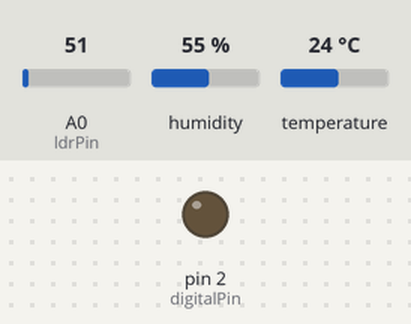
This sketch was run on a simulated Arduino Uno, built with avr-gcc and run on an emulated ATmega328P. Parts: output pins drawn as LEDs (lit = HIGH). Inputs (shaded band) come from the test bench; at power-on: A0 (ldrPin) = 51, humidity 55 %, temperature 24 °C. The local clock reads 2024-03-15 10:24:30 at power-on unless the sketch sets it; what the sketch prints to the serial monitor is not drawn.

Above: at 0.3 s.
At 2.3 s:
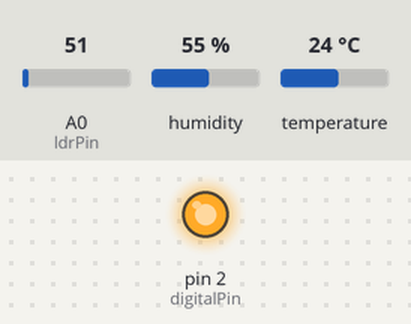
Timing chart, 0 to 3.8 s (numbered marks = the images above):
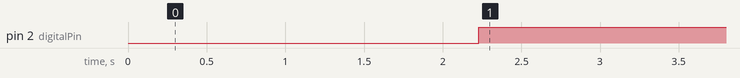

The sketch:

Estufa.ino
```cpp
/*******************************************************************************
*
*    TCC Mecatrônica - Yasmin Vitorino Freitas
*
*******************************************************************************/

#include <Wire.h> //INCLUSÃO DA BIBLIOTECA
#include "RTClib.h" //INCLUSÃO DA BIBLIOTECA
#include "DHT.h"

#define DHTPIN A1 // pino que estamos conectado
#define DHTTYPE DHT11 // DHT 11

RTC_DS3231 rtc; //OBJETO DO TIPO RTC_DS3231

//****************************************************************************

const int LM35 = 0; // entrada sensor no Arduino: A0 - Analógica
float temperatura = 0; // variável tipo float - inícia no 0
int ADClido = 0;
const int Buzzer = 12; // entrada buzzer: 12 - digital
const int Led10 = 10; // entrada led: 10 - digital
char daysOfTheWeek[7][12] = {"Domingo", "Segunda", "Terça", "Quarta", "Quinta", "Sexta", "Sábado"}; //DECLARAÇÃO DOS DIAS DA SEMANA
DHT dht(DHTPIN, DHTTYPE);
const int analogInPin = A0;             // Pino analógico que o sensor está conectado
const int digitalPin = 2;
int sensorValue = 0;                     // valor que será lido do sensor
int setpoint = 200;
int ldrValor = 0; //Valor lido do LDR
int ldrPin = 0; //LDR no pino analígico 8

//****************************************************************************

void setup(){

//Parte do RTC
{
  Serial.begin(9600); //INICIALIZA A SERIAL
  if(! rtc.begin()) { // SE O RTC NÃO FOR INICIALIZADO, FAZ
    Serial.println("DS3231 não encontrado"); //IMPRIME O TEXTO NO MONITOR SERIAL
    while(1); //SEMPRE ENTRE NO LOOP
  }
  if(rtc.lostPower()){ //SE RTC FOI LIGADO PELA PRIMEIRA VEZ / FICOU SEM ENERGIA / ESGOTOU A BATERIA, FAZ
    Serial.println("DS3231 OK!"); //IMPRIME O TEXTO NO MONITOR SERIAL
    //REMOVA O COMENTÁRIO DE UMA DAS LINHAS ABAIXO PARA INSERIR AS INFORMAÇÕES ATUALIZADAS EM SEU RTC
    rtc.adjust(DateTime(F(__DATE__), F(__TIME__))); //CAPTURA A DATA E HORA EM QUE O SKETCH É COMPILADO
    //rtc.adjust(DateTime(2021, 06, 01, 21, 38, 20)); //(ANO), (MÊS), (DIA), (HORA), (MINUTOS), (SEGUNDOS)
  }
  delay(100); //INTERVALO DE 100 MILISSEGUNDOS
}

//Parte do DHT11

{
  Serial.begin(9600);
  dht.begin();

  delay(100); //INTERVALO DE 100 MILISSEGUNDOS
}

//Parte do LDR
{
  Serial.begin(9600);                    // inicializa a comunicação serial com a taxa de 9600 bps
  pinMode(digitalPin, OUTPUT);

}

}

//****************************************************************************

void loop(){

//Parte RTC
{
    DateTime now = rtc.now(); //CHAMADA DE FUNÇÃO
    Serial.print("Data: "); //IMPRIME O TEXTO NO MONITOR SERIAL
    Serial.print(now.day(), DEC); //IMPRIME NO MONITOR SERIAL O DIA
    Serial.print('/'); //IMPRIME O CARACTERE NO MONITOR SERIAL
    Serial.print(now.month(), DEC); //IMPRIME NO MONITOR SERIAL O MÊS
    Serial.print('/'); //IMPRIME O CARACTERE NO MONITOR SERIAL
    Serial.print(now.year(), DEC); //IMPRIME NO MONITOR SERIAL O ANO
    //Serial.print(" / Dia: "); //IMPRIME O TEXTO NA SERIAL
    //Serial.print(daysOfTheWeek[now.dayOfTheWeek()]); //IMPRIME NO MONITOR SERIAL O DIA
    Serial.print(" / Horas: "); //IMPRIME O TEXTO NA SERIAL
    Serial.print(now.hour(), DEC); //IMPRIME NO MONITOR SERIAL A HORA
    Serial.print(':'); //IMPRIME O CARACTERE NO MONITOR SERIAL
    Serial.print(now.minute(), DEC); //IMPRIME NO MONITOR SERIAL OS MINUTOS
    Serial.print(':'); //IMPRIME O CARACTERE NO MONITOR SERIAL
    Serial.print(now.second(), DEC); //IMPRIME NO MONITOR SERIAL OS SEGUNDOS
    Serial.print(' '); //IMPRIME O CARACTERE NO MONITOR SERIAL
    //Serial.println(); //QUEBRA DE LINHA NA SERIAL

    delay(1000); //INTERVALO DE 1 SEGUNDO
  }

  //Parte DHT11
  {
  // A leitura da temperatura e umidade pode levar 250ms!
  // O atraso do sensor pode chegar a 2 segundos.
  float h = dht.readHumidity();
  float t = dht.readTemperature();
  // testa se retorno é valido, caso contrário algo está errado.
  if (isnan(t) || isnan(h))
  {
    Serial.println("Failed to read from DHT");
  }
  else
  {
    Serial.print('/'); //IMPRIME O CARACTERE NO MONITOR SERIAL
    Serial.print(" Umidade: ");
    Serial.print(h);
    Serial.print(' '); //IMPRIME O CARACTERE NO MONITOR SERIAL
    Serial.print('/'); //IMPRIME O CARACTERE NO MONITOR SERIAL
    Serial.print(" Temperatura: ");
    Serial.print(t);
    Serial.print(" *C");
    delay(1000); //INTERVALO DE 1 SEGUNDO
  }

}

//Parte LDR
{

  ldrValor = analogRead(ldrPin); //O valor lido será entre 0 e 1023

  Serial.print(' '); //IMPRIME O CARACTERE NO MONITOR SERIAL
  Serial.print('/'); //IMPRIME O CARACTERE NO MONITOR SERIAL
  Serial.print(" sensor = " );            // Imprime o resultado no monitor serial
  Serial.print(ldrValor);

  if(sensorValue < setpoint){

     digitalWrite(digitalPin, HIGH);

  } else {

   digitalWrite(digitalPin, LOW);

  }

  delay(1000); //INTERVALO DE 1 SEGUNDO                             // Aguarda 2 milisegundos para estabilizar o conversor ADC

  Serial.println(); //QUEBRA DE LINHA NA SERIAL
}
}
```

Measured:
- by itself, pin 2 (digitalPin): LOW → HIGH at 2.2 s
